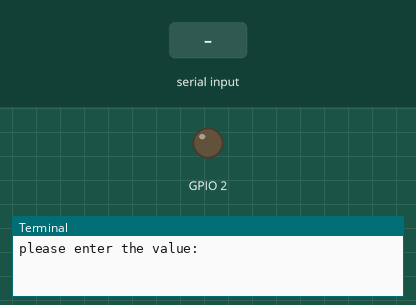
Recording of a program running on a simulated Raspberry Pi (BCM pin numbers). On the bench: output pins drawn as LEDs (lit = HIGH), the last lines printed to the terminal. The test bench sets the inputs (shaded band).

Above: at 1.2 s.
1.3 s: "ON" typed at the terminal, then Enter
At 1.9 s:
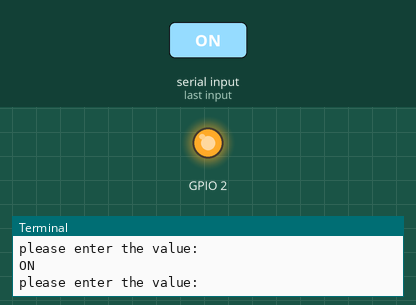
2.8 s: "OFF" typed at the terminal, then Enter
At 3.1 s:
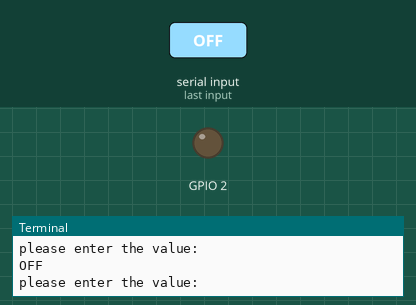
Timing chart, 0 to 5.8 s (numbered marks = the images above; inputs shaded):
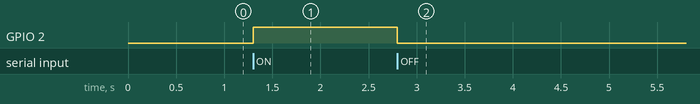

Measured:
- after the input at 1.3 s, GPIO 2: LOW → HIGH at once
- after the input at 2.8 s, GPIO 2: HIGH → LOW at once

The program:

LED_ON_OFF.py
```python
#Auther : Ahmed Gamal
#led on off
#Date 15 Jen 2021
import RPi.GPIO as GPIO
GPIO.setmode(GPIO.BCM)
GPIO.setup(2,GPIO.OUT)

while True:
	x=str(input("please enter the value:"))
	if x=="ON":
		GPIO.output(2,GPIO.HIGH)

	elif x=="OFF":
		GPIO.output(2,GPIO.LOW)

	else:
		print("invallid value, try again")
```
